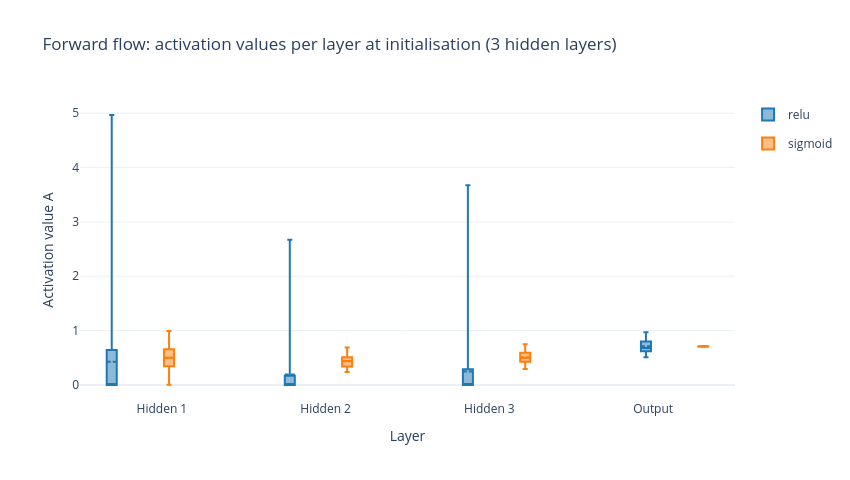

The notebook cell this image was saved under:
### Markdown cell above
## 5. Forward flow of activations

To see how information travels forward, the untrained 3-hidden-layer network (same starting weights for both activations) is run on the training data and the distribution of every layer's activations is plotted. Each box shows the values of all neurons in that layer across the 800 training points.

### Code cell
fig = go.Figure()
for act, color in [("relu", "#1f77b4"), ("sigmoid", "#ff7f0e")]:
    net = NetworkSetup(layer_dims=ARCHITECTURES["3 hidden"], hidden_activation=act, output_activation="sigmoid", init="he")
    _, cache = forward_propagation(data.X_train, net.initialize(), net)
    for l in range(1, net.L + 1):
        name = "Output" if l == net.L else f"Hidden {l}"
        values = cache[f"A{l}"].ravel()
        q1, med, q3 = np.percentile(values, [25, 50, 75])
        fig.add_trace(go.Box(x=[name], q1=[q1], median=[med], q3=[q3], lowerfence=[values.min()],
                             upperfence=[values.max()], mean=[values.mean()], name=act, marker_color=color,
                             legendgroup=act, showlegend=(l == 1)))
fig.update_layout(title="Forward flow: activation values per layer at initialisation (3 hidden layers)",
                  xaxis_title="Layer", yaxis_title="Activation value A", boxmode="group",
                  template="plotly_white", width=850, height=480)
fig.show()

### Figure 1 — Plotly figure (JSON) as saved in the notebook; plotly's stock layout.template omitted (floating-point values rounded to 4 significant figures)
{"data": [{"legendgroup": "relu", "lowerfence": [0.0], "marker": {"color": "#1f77b4"}, "mean": [0.4255], "median": [0.009774], "name": "relu", "q1": [0.0], "q3": [0.6439], "showlegend": true, "type": "box", "upperfence": [4.967], "x": ["Hidden 1"]}, {"legendgroup": "relu", "lowerfence": [0.0], "marker": {"color": "#1f77b4"}, "mean": [0.1923], "median": [0.0], "name": "relu", "q1": [0.0], "q3": [0.1694], "showlegend": false, "type": "box", "upperfence": [2.674], "x": ["Hidden 2"]}, {"legendgroup": "relu", "lowerfence": [0.0], "marker": {"color": "#1f77b4"}, "mean": [0.2473], "median": [0.0], "name": "relu", "q1": [0.0], "q3": [0.2876], "showlegend": false, "type": "box", "upperfence": [3.673], "x": ["Hidden 3"]}, {"legendgroup": "relu", "lowerfence": [0.5107], "marker": {"color": "#1f77b4"}, "mean": [0.7119], "median": [0.6784], "name": "relu", "q1": [0.6193], "q3": [0.8011], "showlegend": false, "type": "box", "upperfence": [0.9709], "x": ["Output"]}, {"legendgroup": "sigmoid", "lowerfence": [0.005592], "marker": {"color": "#ff7f0e"}, "mean": [0.5], "median": [0.5024], "name": "sigmoid", "q1": [0.3431], "q3": [0.6556], "showlegend": true, "type": "box", "upperfence": [0.9931], "x": ["Hidden 1"]}, {"legendgroup": "sigmoid", "lowerfence": [0.2383], "marker": {"color": "#ff7f0e"}, "mean": [0.4366], "median": [0.4419], "name": "sigmoid", "q1": [0.3416], "q3": [0.5095], "showlegend": false, "type": "box", "upperfence": [0.6916], "x": ["Hidden 2"]}, {"legendgroup": "sigmoid", "lowerfence": [0.2949], "marker": {"color": "#ff7f0e"}, "mean": [0.5127], "median": [0.4982], "name": "sigmoid", "q1": [0.4283], "q3": [0.5947], "showlegend": false, "type": "box", "upperfence": [0.7475], "x": ["Hidden 3"]}, {"legendgroup": "sigmoid", "lowerfence": [0.7045], "marker": {"color": "#ff7f0e"}, "mean": [0.7102], "median": [0.7103], "name": "sigmoid", "q1": [0.7077], "q3": [0.7128], "showlegend": false, "type": "box", "upperfence": [0.7166], "x": ["Output"]}], "layout": {"boxmode": "group", "height": 480, "title": {"text": "Forward flow: activation values per layer at initialisation (3 hidden layers)"}, "width": 850, "xaxis": {"title": {"text": "Layer"}}, "yaxis": {"title": {"text": "Activation value A"}}}}
